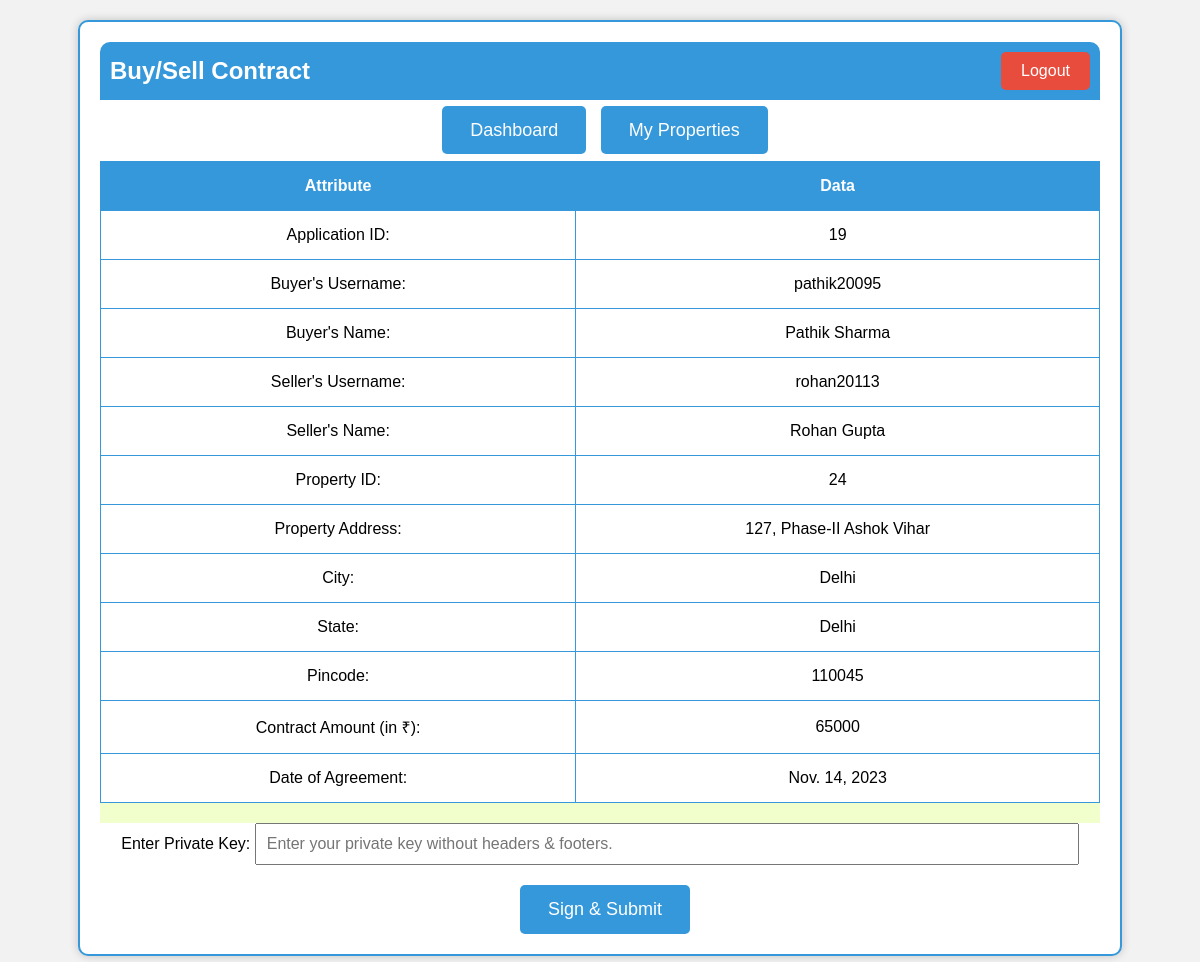
/seller_contract/19 (signed in), run on the app's committed database.
### project_app/models.py (models this page shows, shortened)
class PropertyApplications(models.Model):
    property_id = models.DecimalField(decimal_places=0, max_digits=10, null = False, blank = False, default = False)
    application_type = models.CharField(max_length=4, null = False, blank = False, default = False)
    property_owner = models.CharField(max_length=30,  null= False, blank=False, default = False)
    interested_user = models.CharField(max_length=30,  null= False, blank=False, default = False)
    status = models.CharField(max_length=15, null = False, blank = False, default = "PENDING")

class Property(models.Model):
    owner = models.CharField(max_length=30,  null= False, blank=False, default = None)
    address_line_1 = models.CharField(max_length=30,  null= False, blank=False, default = None)
    address_line_2 = models.CharField(max_length=30,  null= False, blank=True, default = '')
    state = models.CharField(max_length=30,  null= False, blank=False, default = None)
    city = models.CharField(max_length=30,  null= False, blank=False, default = None)
    pincode = models.CharField(max_length=6,  null= False, blank=False, default = None)
    type = models.CharField(max_length=4,  null= False, blank=False, default = None)
    duration = models.DecimalField(decimal_places=0, max_digits=3, validators=[MaxValueValidator(limit_value=240)], null = True, blank = True, default = None)
    price = models.DecimalField(decimal_places=0, max_digits=10, null = True, blank = True, default= 0)
    facilities = models.CharField(max_length=20,  null= False, blank=False, default = None)

### project_app/views.py (the view)
# urls.py: path("seller_contract/<int:id>", views.seller_contract, name = 'seller_contract_page' ),
def seller_contract(request, id):
    username = request.session.get('username')
    if(request.session.get('email_kyc') is None):
            return redirect('logout_page')
    if(username is None):
        return redirect('/login')
    current_application = PropertyApplications.objects.get(id = id)
    property = Property.objects.get(id = current_application.property_id)
    if(property.owner != username):
        return redirect('logout_page')
    if request.method == 'POST':
        data = json.loads(request.body)
        base64JsonString = data.get('contract_payload', None)
        base64Signature = data.get('signature', None)
        signature = base64.b64decode(data.get('signature', None))
        public_key_pem = AppUser.objects.get(username = username).public_key
        public_key = RSA.import_key(public_key_pem)
        try:
            h = SHA256.new(base64JsonString.encode('utf-8'))
            verifier = pkcs1_15.new(public_key)
            verifier.verify(h, signature)
        except Exception as e:
            messages.error(request, 'Signature Error!\n Please Try Again.')
            response_data = {
                'success': False,
                'url': f'/seller_contract/{id}'
            }
            return JsonResponse(response_data)
        current_application = PropertyApplications.objects.get(id = id)
        current_property_id = current_application.property_id
        property = Property.objects.get(id = current_property_id)
        current_application.status = 'ACCEPTED'
        current_application.save()
        applications = PropertyApplications.objects.filter(property_id=current_property_id, status='PENDING')
        for application in applications:
            application.status = 'REJECTED'
            application.save()
        buyer_obj = AppUser.objects.get(username = current_application.interested_user)
        seller_obj = AppUser.objects.get(username = current_application.property_owner)
        signed_token = base64JsonString + "." + base64Signature
        contract_object = Property_Transfer_Contract.objects.create(application_id = id, property_id = current_application.property_id,
                                                                    property_address_line_1 = property.address_line_1, property_address_line_2 = property.address_line_2,
                                                                    property_state = property.state, property_city = property.city, property_pincode = property.pincode,
                                                                    buyer = current_application.interested_user, first_name_buyer = buyer_obj.first_name, second_name_buyer = buyer_obj.second_name,
                                                                    seller = current_application.property_owner, first_name_seller = seller_obj.first_name, second_name_seller = seller_obj.second_name,
                                                                    price = property.price, date_of_agreement = timezone.now().date(), token = signed_token)
        contract_object.save()
        messages.success(request, 'Successfully approved the application')
        response_data = {
            'success': True,
            'url': '/my_properties/'
        }
        return JsonResponse(response_data)
    else:
        current_application = PropertyApplications.objects.get(id = id)
        property = Property.objects.get(id = current_application.property_id)
        property_address = property.address_line_1 + " " +  property.address_line_2
        property_state = property.state
        property_city = property.city
        property_pincode = property.pincode
        contract_value = property.price
        date_of_agreement = timezone.now().date()
        buyer = AppUser.objects.get(username = current_application.interested_user)
        buyer_name = buyer.first_name + " " + buyer.second_name
        seller = AppUser.objects.get(username = current_application.property_owner)
        seller_name = seller.first_name +  " " + seller.second_name
        resp_data =  {'application_id': id, 'buyer_username':current_application.interested_user,
                      'buyer_name': buyer_name, 'seller_username': current_application.property_owner, 'seller_name': seller_name,
                      'property_id': current_application.property_id,  'property_address': property_address,
                      'city': property_city, 'state': property_state, 'pincode': property_pincode,
                      'contract_value': contract_value, 'date_of_agreement': date_of_agreement
                      }
        return render(request, 'seller_contract.html', resp_data)

### project_app/templates/seller_contract.html (shortened to what this page needs)
{% load static %}
<!DOCTYPE html>
<html>
<head>
</head>
<body>
    <div class="container">
        <div class="navbar">
            <h2>Buy/Sell Contract</h2>
            <a class="logout-button" href="/logout">Logout</a>
        </div>
        <div class="button-container">
            <a class="button" href="/dashboard">Dashboard</a>
            <a class="button" href="/my_properties">My Properties</a>
        </div>
        <table>
            <thead>
                <tr>
                    <th>Attribute</th>
                    <th>Data</th>
                </tr>
            </thead>
            <tbody>
                <tr>
                    <td>Application ID:</td>
                    <td>{{ application_id }}</td>
                </tr>
                <tr>
                    <td>Buyer's Username:</td>
                    <td>{{ buyer_username }}</td>
                </tr>
                <tr>
                    <td>Buyer's Name:</td>
                    <td>{{ buyer_name }}</td>
                </tr>
                <tr>
                    <td>Seller's Username:</td>
                    <td>{{ seller_username }}</td>
                </tr>
                <tr>
                    <td>Seller's Name:</td>
                    <td>{{ seller_name }}</td>
                </tr>
                <tr>
                    <td>Property ID:</td>
                    <td>{{ property_id }}</td>
                </tr>
                <tr>
                    <td>Property Address:</td>
                    <td>{{ property_address }}</td>
                </tr>
                <tr>
                    <td>City:</td>
                    <td>{{ city }}</td>
                </tr>
                <tr>
                    <td>State:</td>
                    <td>{{ state }}</td>
                </tr>
                <tr>
                    <td>Pincode:</td>
                    <td>{{ pincode }}</td>
                </tr>
                <tr>
                    <td>Contract Amount (in ₹):</td>
                    <td>{{ contract_value }}</td>
                </tr>
                <tr>
                    <td>Date of Agreement:</td>
                    <td>{{ date_of_agreement }}</td>
                </tr>
            </tbody>
        </table>
        <div id="message-container" class="messages"></div>
        <div class="private-key-input">
            <label for="private-key">Enter Private Key:</label>
            <input type="text" id="private-key" name="private-key" placeholder="Enter your private key without headers & footers." style="width: 80%;">
        </div>
        <div class="button-container">
            <button class ='submit-key-button' id="sign_contract" class="button">Sign & Submit</button>
        </div>
    </div>
</body>
</html>

### project_app/templates/seller_contract.html (style rules this page uses)
body { font-family: Arial, sans-serif; background-color: #f2f2f2; margin: 0; padding: 0; }
.container { max-width: 1000px; margin: 20px auto; padding: 20px; border: 2px solid #3498db; background-color: #fff; box-shadow: 0px 0px 10px rgba(0, 0, 0, 0.2); border-radius: 10px; overflow-x: scroll; }
.navbar { display: flex; justify-content: space-between; align-items: center; background-color: #3498db; padding: 10px; border-radius: 10px 10px 0 0; }
.navbar h2 { color: #fff; margin: 0; }
.logout-button { background-color: #e74c3c; color: #fff; border: none; padding: 10px 20px; font-size: 16px; border-radius: 5px; cursor: pointer; text-decoration: none; }
.button-container { margin-top: 20px; text-align: center; }
.button-container a.button, .button-container button.submit-key-button { background-color: #3498db; color: #fff; padding: 14px 28px; font-size: 18px; border: none; border-radius: 5px; cursor: pointer; text-decoration: none; margin-left: 10px; }
table { width: 100%; border-collapse: collapse; margin-top: 20px; }
table, th, td { border: 1px solid #3498db; }
th, td { padding: 15px; text-align: center; }
th { background-color: #3498db; color: #fff; }
.messages { background-color: #f1ffcc; color: #111111; padding: 10px; text-align: center; }
.private-key-input { text-align: center; }
#private-key { padding: 10px; font-size: 16px; }

### data on the page
PropertyApplications: interested_user "pathik20095", property_owner "rohan20113", property "24"
Property: city "Delhi", state "Delhi", pincode "110045", price "65000"

### other printed values
{{ application_id }} "19"
{{ buyer_name }} "Pathik Sharma"
{{ seller_name }} "Rohan Gupta"
{{ property_address }} "127, Phase-II Ashok Vihar"
